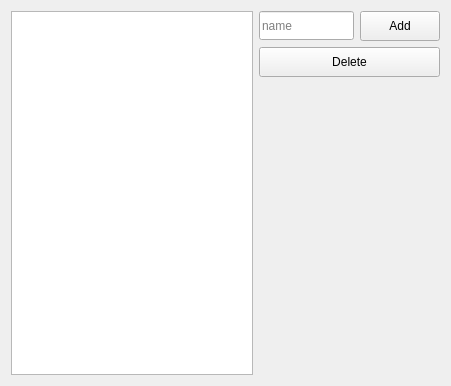
<?xml version="1.0" encoding="UTF-8"?>
<ui version="4.0">
 <class>Form</class>
 <widget class="QWidget" name="Form">
  <property name="geometry">
   <rect>
    <x>0</x>
    <y>0</y>
    <width>451</width>
    <height>386</height>
   </rect>
  </property>
  <property name="windowTitle">
   <string>Form</string>
  </property>
  <layout class="QGridLayout" name="gridLayout">
   <item row="0" column="0">
    <layout class="QHBoxLayout" name="horizontalLayout" stretch="0,0,1">
     <property name="rightMargin">
      <number>0</number>
     </property>
     <item>
      <widget class="QListWidget" name="listWidget"/>
     </item>
     <item>
      <layout class="QVBoxLayout" name="verticalLayout">
       <item>
        <layout class="QHBoxLayout" name="horizontalLayout_2">
         <item>
          <widget class="QLineEdit" name="lineEdit_2">
           <property name="minimumSize">
            <size>
             <width>0</width>
             <height>29</height>
            </size>
           </property>
           <property name="placeholderText">
            <string>name</string>
           </property>
          </widget>
         </item>
         <item>
          <widget class="QPushButton" name="pushButton">
           <property name="minimumSize">
            <size>
             <width>0</width>
             <height>30</height>
            </size>
           </property>
           <property name="text">
            <string>Add</string>
           </property>
          </widget>
         </item>
        </layout>
       </item>
       <item>
        <widget class="QPushButton" name="pushButton_2">
         <property name="minimumSize">
          <size>
           <width>0</width>
           <height>30</height>
          </size>
         </property>
         <property name="text">
          <string>Delete</string>
         </property>
        </widget>
       </item>
       <item>
        <spacer name="verticalSpacer">
         <property name="orientation">
          <enum>Qt::Vertical</enum>
         </property>
         <property name="sizeHint" stdset="0">
          <size>
           <width>20</width>
           <height>40</height>
          </size>
         </property>
        </spacer>
       </item>
      </layout>
     </item>
     <item>
      <spacer name="horizontalSpacer">
       <property name="orientation">
        <enum>Qt::Horizontal</enum>
       </property>
       <property name="sizeHint" stdset="0">
        <size>
         <width>40</width>
         <height>20</height>
        </size>
       </property>
      </spacer>
     </item>
    </layout>
   </item>
  </layout>
 </widget>
 <resources/>
 <connections/>
</ui>
